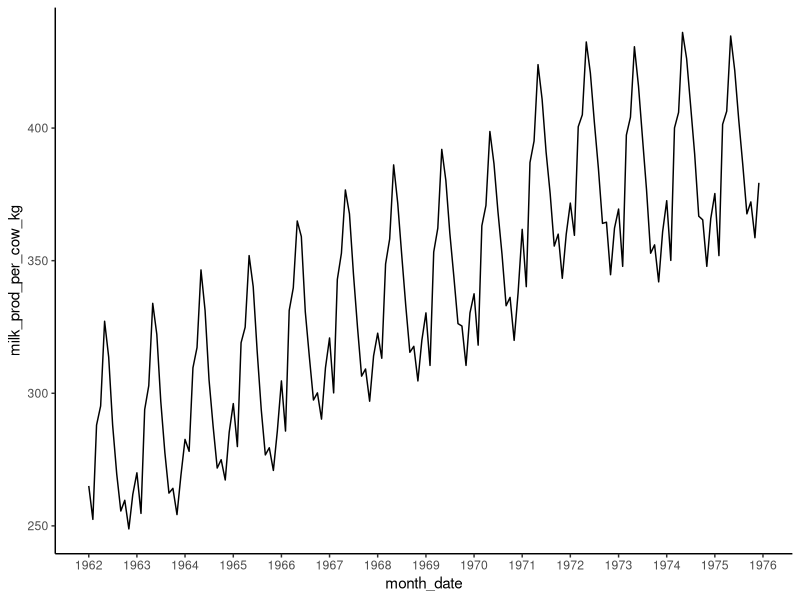
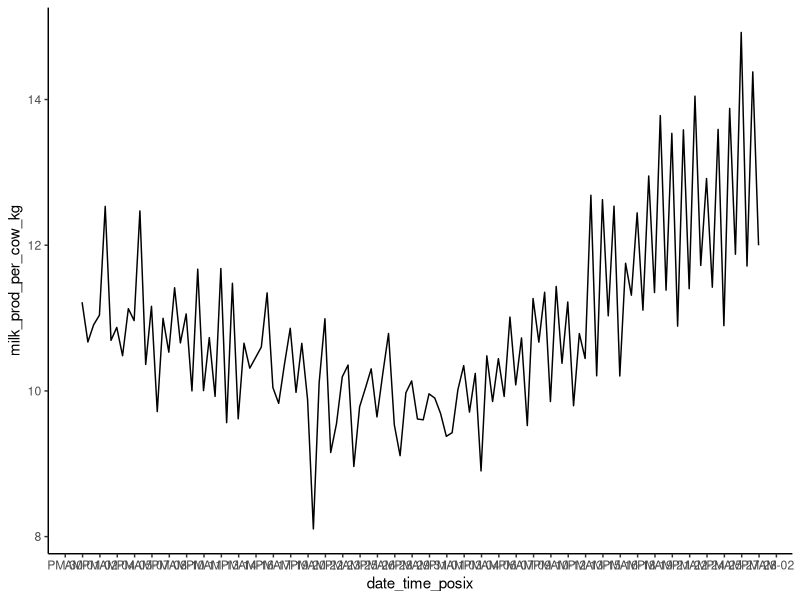
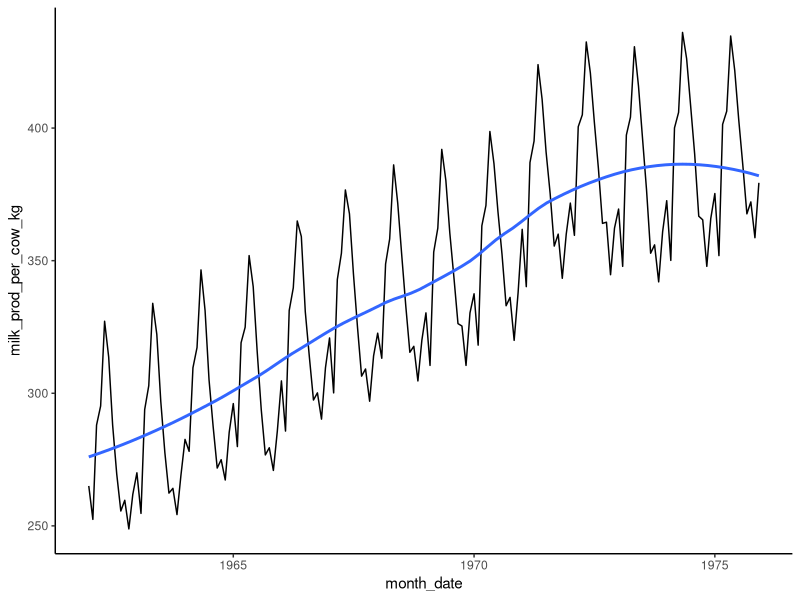
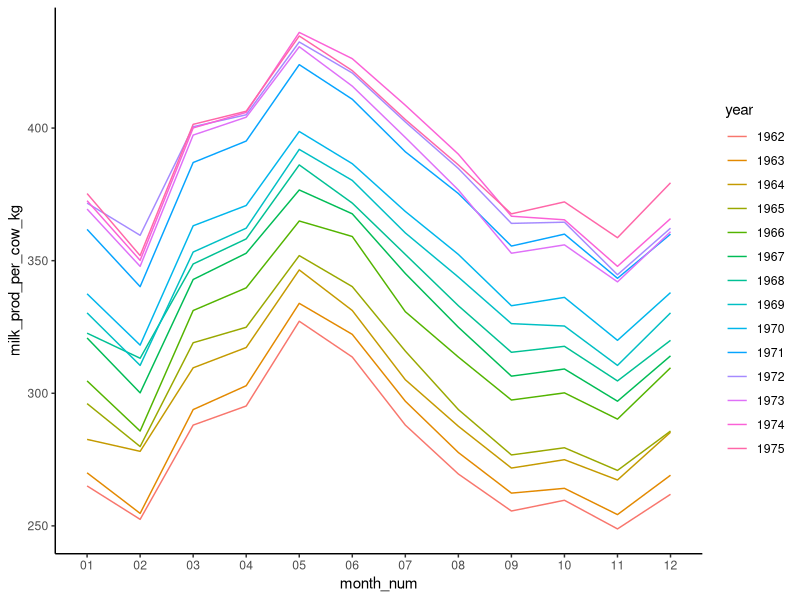
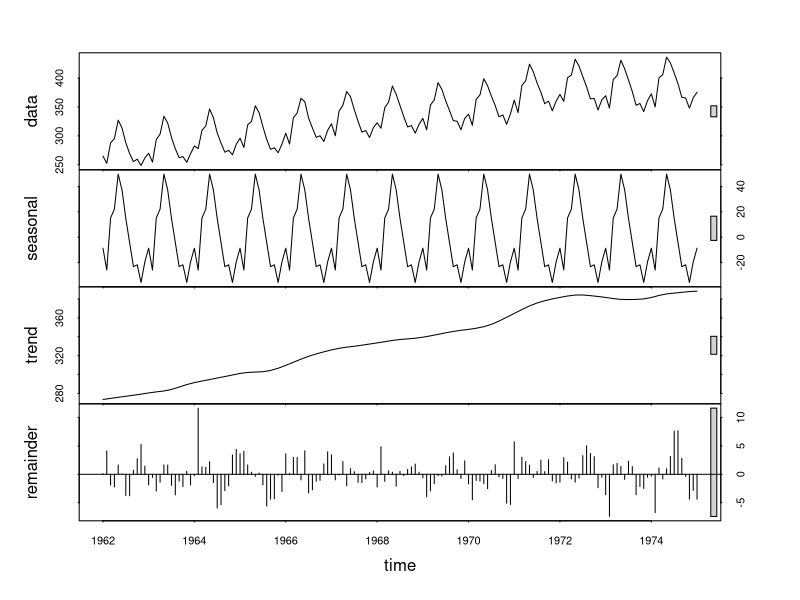
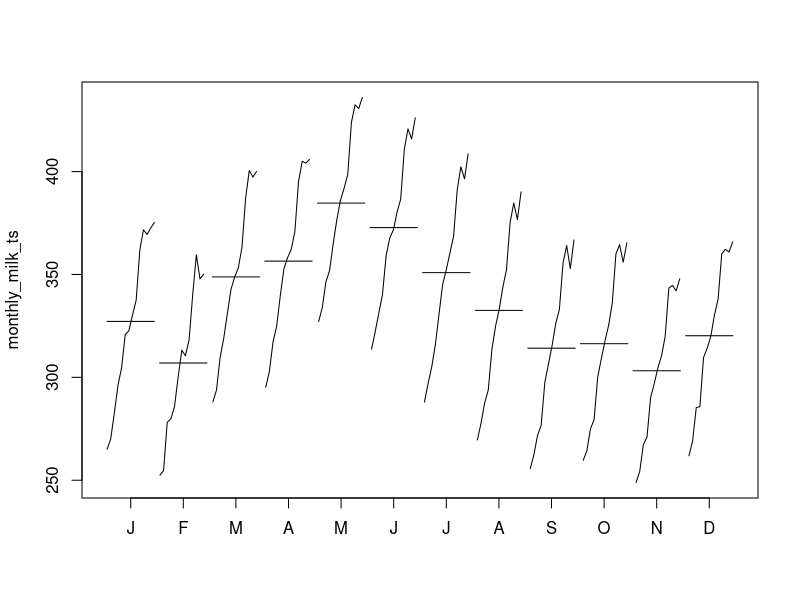
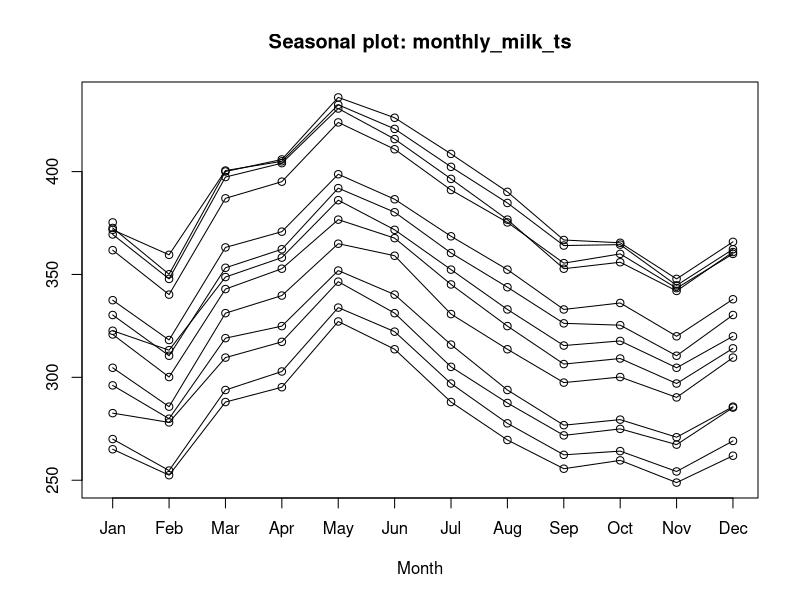
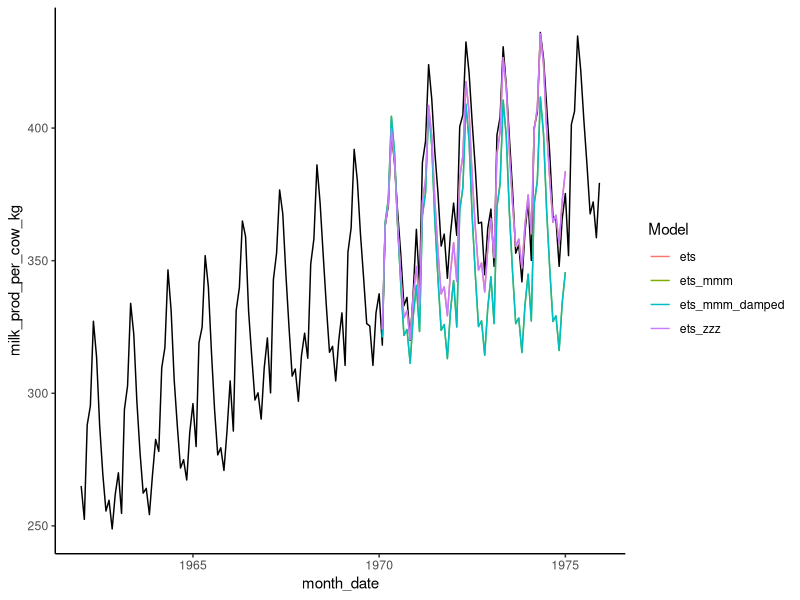

Recreate these plots in R, in order.
# Time series analysis
# Coding Club (ourcodingclub@gmail.com)
# 2017_10_13

# Packages ----
library(ggplot2)
library(forecast)
library(dplyr)

# Set working directory ----
setwd("~/Downloads/CC-time-series-master")

# Load data ----
monthly_milk <- read.csv("monthly_milk.csv")  # Milk production per cow per month
daily_milk <- read.csv("daily_milk.csv")  # Milk production per cow per milking

head(monthly_milk)
class(monthly_milk)

# Coerce monthly_milk to `Date` class ----
class(monthly_milk$month)
monthly_milk$month_date <- as.Date(monthly_milk$month, format = "%Y-%m-%d")
class(monthly_milk$month_date) 

# Coerce daily milk to POSIXct class ----
head(daily_milk)
class(daily_milk$date_time)
daily_milk$date_time_posix <- as.POSIXct(daily_milk$date_time, format = "%Y-%m-%d %H:%M:%S")
class(daily_milk$date_time_posix)

# Create badly formatted dates ----
monthly_milk$bad_date <- format(monthly_milk$month_date, format = "%d/%b/%Y-%u")
head(monthly_milk$bad_date)
class(monthly_milk$bad_date)

# Coerce bad date to good date ----
monthly_milk$good_date <- as.Date(monthly_milk$bad_date, format = "%d/%b/%Y-%u")
head(monthly_milk$good_date)
class(monthly_milk$good_date)

# Plot time series data ----

# Using scale_x_date
ggplot(monthly_milk, aes(x = month_date, y = milk_prod_per_cow_kg)) + 
	geom_line() + 
	scale_x_date(date_labels = "%Y", date_breaks = "1 year") + 
	theme_classic()

# Using scale_x_datetime
ggplot(daily_milk, aes(x = date_time_posix, y = milk_prod_per_cow_kg)) + 
	geom_line() + 
	scale_x_datetime(date_labels = "%p-%d", date_breaks = "36 hour") + 
	theme_classic()

# Viewing trend using loess smooth
ggplot(monthly_milk, aes(x = month_date, y = milk_prod_per_cow_kg)) +
	geom_line() +
	geom_smooth(method = "loess", se = FALSE, span = 0.6) + 
	theme_classic()

# Explore seasonal trends ----

# Extract month and year and store in new column
monthly_milk$year <- format(monthly_milk$month_date, format = "%Y")
monthly_milk$month_num <- format(monthly_milk$month_date, format = "%m")

# Plot months
ggplot(monthly_milk, aes(x = month_num, y = milk_prod_per_cow_kg, group = year)) + 
	geom_line(aes(colour = year)) + 
	theme_classic()

# Using ts objects to decompose trends ----

# Transform to `ts` class
monthly_milk_ts <- ts(monthly_milk$milk_prod, start = 1962, end = 1975, freq = 12)  # Specify start and end year, measurement frequency (monthly = 12)

# Decompose using `stl()`
monthly_milk_stl <- stl(monthly_milk_ts, s.window = "period")

# Generate plots
plot(monthly_milk_stl)  # top=original data, second=estimated seasonal, third=estimated smooth trend, bottom=estimated irregular element i.e. unaccounted for variation
monthplot(monthly_milk_ts, choice = "seasonal")  # variation in milk production for each month
seasonplot(monthly_milk_ts)	

# Forecasting ----

# Split data into testing and training
monthly_milk_model <- window(x = monthly_milk_ts, start=c(1962), end=c(1970))
monthly_milk_test <- window(x = monthly_milk_ts, start=c(1970))

# Creating model objects of each type of ets model
milk_ets_auto <- ets(monthly_milk_model)
milk_ets_mmm <- ets(monthly_milk_model, model = "MMM")
milk_ets_zzz<- ets(monthly_milk_model, model = "ZZZ")
milk_ets_mmm_damped <- ets(monthly_milk_model, model = "MMM", damped = TRUE)

# Creating forecast objects
milk_ets_fc <- forecast(milk_ets_auto, h = 60)  # `h = 60` means that the forecast will be 60 time periods long, in our case a time period is one month
milk_ets_mmm_fc <- forecast(milk_ets_mmm, h = 60)
milk_ets_zzz_fc <- forecast(milk_ets_zzz, h = 60)
milk_ets_mmm_damped_fc <- forecast(milk_ets_mmm_damped, h = 60)

# Convert forecasts to data frames 
milk_ets_fc_df <- cbind("Month" = rownames(as.data.frame(milk_ets_fc)), as.data.frame(milk_ets_fc))  # Creating a data frame
names(milk_ets_fc_df) <- gsub(" ", "_", names(milk_ets_fc_df))  # Removing whitespace from column names
milk_ets_fc_df$Date <- as.Date(paste("01-", milk_ets_fc_df$Month, sep = ""), format = "%d-%b %Y")  # prepending day of month to date
milk_ets_fc_df$Model <- rep("ets")  # Adding column of model type

milk_ets_mmm_fc_df <- cbind("Month" = rownames(as.data.frame(milk_ets_mmm_fc)), as.data.frame(milk_ets_mmm_fc))
names(milk_ets_mmm_fc_df) <- gsub(" ", "_", names(milk_ets_mmm_fc_df))
milk_ets_mmm_fc_df$Date <- as.Date(paste("01-", milk_ets_mmm_fc_df$Month, sep = ""), format = "%d-%b %Y")
milk_ets_mmm_fc_df$Model <- rep("ets_mmm")

milk_ets_zzz_fc_df <- cbind("Month" = rownames(as.data.frame(milk_ets_zzz_fc)), as.data.frame(milk_ets_zzz_fc))
names(milk_ets_zzz_fc_df) <- gsub(" ", "_", names(milk_ets_zzz_fc_df))
milk_ets_zzz_fc_df$Date <- as.Date(paste("01-", milk_ets_zzz_fc_df$Month, sep = ""), format = "%d-%b %Y")
milk_ets_zzz_fc_df$Model <- rep("ets_zzz")

milk_ets_mmm_damped_fc_df <- cbind("Month" = rownames(as.data.frame(milk_ets_mmm_damped_fc)), as.data.frame(milk_ets_mmm_damped_fc))
names(milk_ets_mmm_damped_fc_df) <- gsub(" ", "_", names(milk_ets_mmm_damped_fc_df))
milk_ets_mmm_damped_fc_df$Date <- as.Date(paste("01-", milk_ets_mmm_damped_fc_df$Month, sep = ""), format = "%d-%b %Y")
milk_ets_mmm_damped_fc_df$Model <- rep("ets_mmm_damped")

# Combining into one data frame
forecast_all <- rbind(milk_ets_fc_df, milk_ets_mmm_fc_df, milk_ets_zzz_fc_df, milk_ets_mmm_damped_fc_df)

# Plotting with ggplot
ggplot() +
	geom_line(data = monthly_milk, aes(x = month_date, y = milk_prod_per_cow_kg)) +  # Plotting original data
	geom_line(data = forecast_all, aes(x = Date, y = Point_Forecast, colour = Model)) +  # Plotting model forecasts
	theme_classic()

# Comparing accuracy of forecasts
accuracy(milk_ets_fc, monthly_milk_test)
accuracy(milk_ets_mmm_fc, monthly_milk_test)
accuracy(milk_ets_zzz_fc, monthly_milk_test)
accuracy(milk_ets_mmm_damped_fc, monthly_milk_test)

# Extracting forecast estimates ----
milk_ets_fc_df %>%
	filter(Month == "Jan 1975") %>%
	select(Month, Point_Forecast)

milk_ets_zzz_fc_df %>%
	filter(Month == "Jan 1975") %>%
	select(Month, Point_Forecast)




